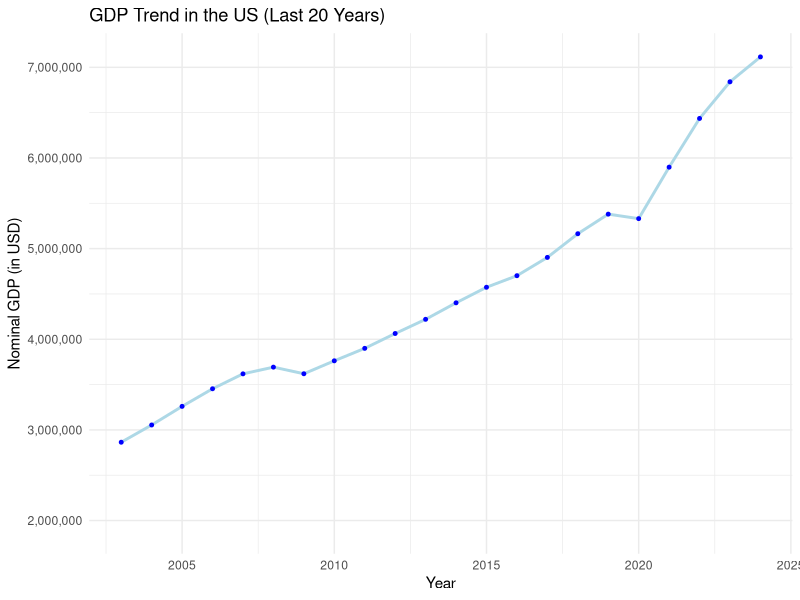
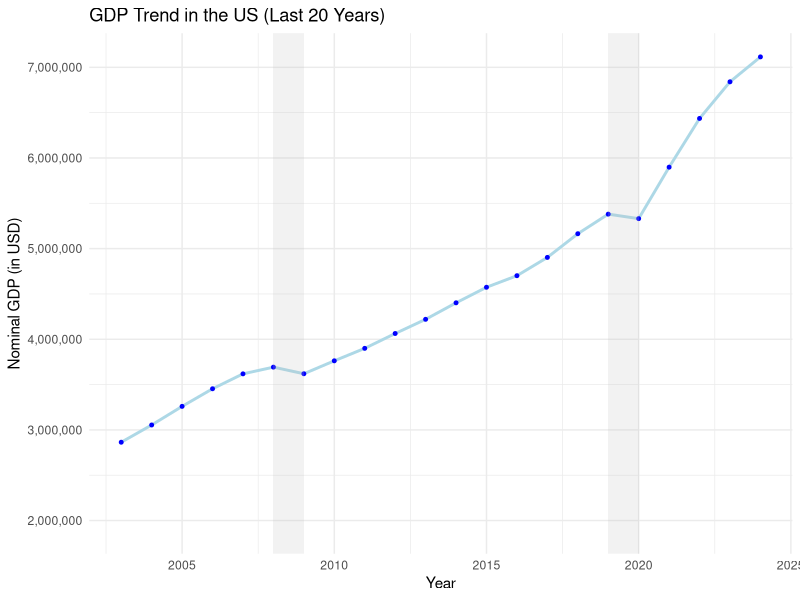
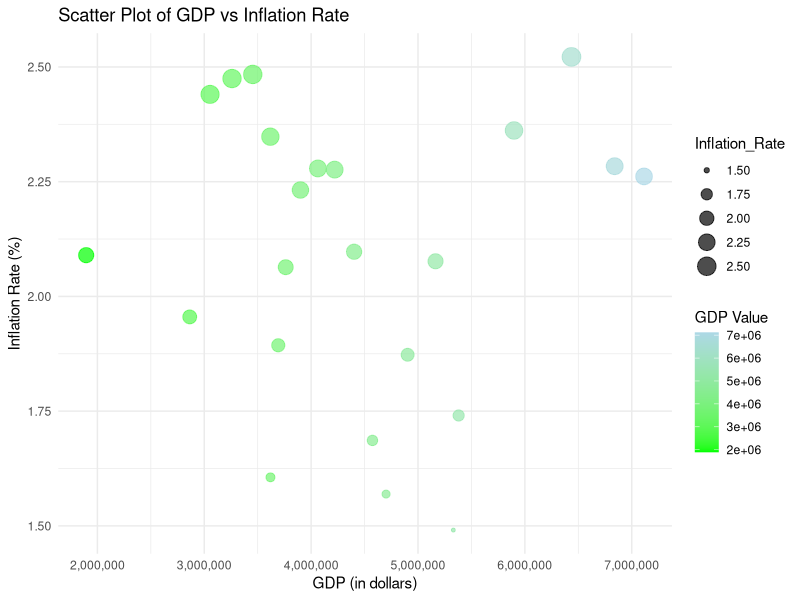

These figures' R source, in order:
## ---- chunk 1
##install.packages("readxl")  # Install if not already installed
library(readxl)
## ---- chunk 2
# Replace 'your_file.xlsx' with the path to your Excel file
mydata <- read_excel("Final_Project_copy_2.xls")

# View the first few rows of the data
head(mydata)
str(mydata)
## ---- chunk 3
## Load the required packages
# install.packages("ggplot2")
library(ggplot2)
# install.packages("dplyr")
library(dplyr)
library(scales)

## Renaming variables for simplicty
mydata <- mydata %>%
  rename(Year = `Years (DATE)`,
         Inflation_Rate = `Average of 10-Year Breakeven Inflation Rate`,
         GDP = `Average of Nominal Gross Domestic Product for United States`)


## Converting 'Year' column from character to numeric
mydata$Year <- as.numeric(mydata$Year)

## Preview the dataset
head(mydata)
str(mydata)

# Create the line graph
ggplot(data = mydata, aes(x = Year, y = GDP)) +
  geom_line(color = "lightblue", size = 1) +
  geom_point(color = "blue", size = 1) +  # Add points on the line
  labs(title = "GDP Trend in the US (Last 20 Years)",
       x = "Year",
       y = "Nominal GDP (in USD)") +
  scale_y_continuous(labels = scales::comma) +
  theme_minimal()

# Define economic downturn periods (example years)
recessions <- data.frame(
  start = c(2008, 2019),  # Start of recession
  end = c(2009, 2020)     # End of recession
)

# Plot the graph with shaded areas for recessions
ggplot(data = mydata, aes(x = Year, y = GDP)) +
  geom_line(color = "lightblue", size = 1) +
  geom_point(color = "blue", size = 1) +  # Add points on the line
  geom_rect(data = recessions, aes(xmin = start, xmax = end, ymin = -Inf, ymax = Inf),
            fill = "grey", alpha = 0.2, inherit.aes = FALSE) +  # Shaded areas
  labs(title = "GDP Trend in the US (Last 20 Years)",
       x = "Year",
       y = "Nominal GDP (in USD)") +
  scale_y_continuous(labels = scales::comma) +
  theme_minimal()

## ---- chunk 4
ggplot(mydata, aes(x = GDP, y = Inflation_Rate, color = GDP)) +
  geom_point(aes(size = Inflation_Rate), alpha = 0.7) +
  labs(title = "Scatter Plot of GDP vs Inflation Rate",
       x = "GDP (in dollars)",
       y = "Inflation Rate (%)") +
  scale_x_continuous(labels = comma) +  # Format x-axis with commas
  scale_color_gradient(low = "green", high = "lightblue", name = "GDP Value") +
  theme_minimal()
